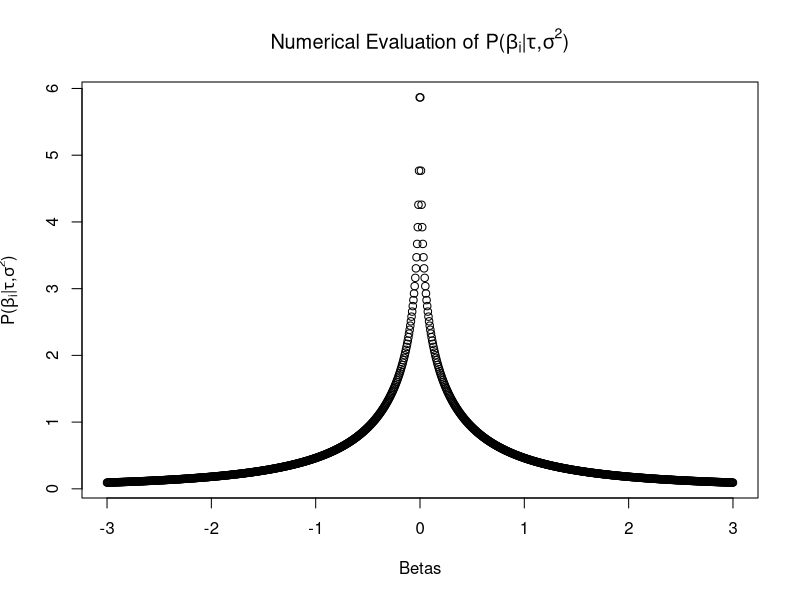

Write R code to recreate this figure.
# LinMod M2: 3C

library(stats)
library(knitr)

# Create grid of Betas.
betas <- seq(-3, 3, length=1000)

# Define function to integrate. Integrate function for each Beta_i.
INTEGRAND <- function(beta.i) {
  integrand <- function(x) {
    (1/(x+x^3))*(exp((-1/2)*beta.i^2/x^2))
  }
  return (integrand)
}

# Do integration on Lambda from 0 to Inf, and plot results.
len <- length(betas)
results <- matrix(0, nrow=len, ncol=1)
for (i in 1:len) {
  results[i,] <- integrate(INTEGRAND(betas[i]), lower=0, upper=Inf)$value
}

plot(betas,results, xlab="Betas",
     main=expression(paste("Numerical Evaluation of P(", beta[i], "|",
                           tau, ",", sigma^2, ")")),
     ylab=expression(paste("P(", beta[i], "|", tau, ",", sigma^2, ")")))
